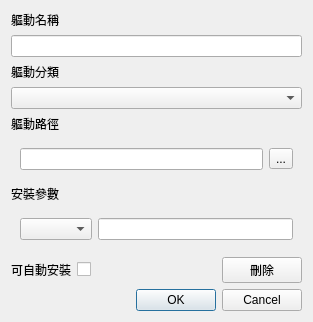
<?xml version="1.0" encoding="UTF-8"?>
<ui version="4.0">
 <class>DriverConfigEditor</class>
 <widget class="QDialog" name="DriverConfigEditor">
  <property name="geometry">
   <rect>
    <x>0</x>
    <y>0</y>
    <width>313</width>
    <height>322</height>
   </rect>
  </property>
  <property name="windowTitle">
   <string>編輯軀動程式設定</string>
  </property>
  <property name="whatsThis">
   <string/>
  </property>
  <property name="autoFillBackground">
   <bool>false</bool>
  </property>
  <property name="styleSheet">
   <string notr="true">font: 10pt &quot;Microsoft JhengHei&quot;;
QLineEdit {
	border: 1px solid grey;
 	border-radius: 3px;
}</string>
  </property>
  <property name="sizeGripEnabled">
   <bool>false</bool>
  </property>
  <property name="modal">
   <bool>false</bool>
  </property>
  <layout class="QVBoxLayout" name="verticalLayout_4">
   <item>
    <layout class="QFormLayout" name="formLayout">
     <property name="sizeConstraint">
      <enum>QLayout::SetDefaultConstraint</enum>
     </property>
     <property name="fieldGrowthPolicy">
      <enum>QFormLayout::AllNonFixedFieldsGrow</enum>
     </property>
     <property name="rowWrapPolicy">
      <enum>QFormLayout::WrapAllRows</enum>
     </property>
     <item row="0" column="0">
      <widget class="QLabel" name="dri_name_label">
       <property name="text">
        <string>軀動名稱</string>
       </property>
      </widget>
     </item>
     <item row="0" column="1">
      <widget class="QLineEdit" name="dri_name_input">
       <property name="inputMethodHints">
        <set>Qt::ImhNone</set>
       </property>
      </widget>
     </item>
     <item row="1" column="0">
      <widget class="QLabel" name="dri_type_label">
       <property name="text">
        <string>軀動分類</string>
       </property>
      </widget>
     </item>
     <item row="1" column="1">
      <widget class="QComboBox" name="dri_type_dropdown"/>
     </item>
     <item row="3" column="0">
      <widget class="QLabel" name="dri_flag_label">
       <property name="text">
        <string>安裝參數</string>
       </property>
      </widget>
     </item>
     <item row="3" column="1">
      <widget class="QWidget" name="dri_flag_area" native="true">
       <layout class="QHBoxLayout" name="horizontalLayout">
        <item>
         <widget class="QComboBox" name="dri_flag_preset_dropdown"/>
        </item>
        <item>
         <widget class="QLineEdit" name="dri_flag_input"/>
        </item>
       </layout>
      </widget>
     </item>
     <item row="2" column="0">
      <widget class="QLabel" name="dri_exe_label">
       <property name="text">
        <string>軀動路徑</string>
       </property>
      </widget>
     </item>
     <item row="2" column="1">
      <widget class="QWidget" name="dri_exe_area" native="true">
       <layout class="QHBoxLayout" name="horizontalLayout_5">
        <item>
         <widget class="QLineEdit" name="dri_exe_input"/>
        </item>
        <item>
         <widget class="QToolButton" name="dri_exe_path_btn">
          <property name="text">
           <string>...</string>
          </property>
         </widget>
        </item>
       </layout>
      </widget>
     </item>
    </layout>
   </item>
   <item>
    <layout class="QHBoxLayout" name="horizontalLayout_3">
     <item>
      <widget class="QLabel" name="dri_autoable_label">
       <property name="text">
        <string>可自動安裝</string>
       </property>
      </widget>
     </item>
     <item>
      <widget class="QCheckBox" name="dri_autoable_checkbox">
       <property name="text">
        <string/>
       </property>
      </widget>
     </item>
     <item>
      <spacer name="horizontalSpacer">
       <property name="orientation">
        <enum>Qt::Horizontal</enum>
       </property>
       <property name="sizeHint" stdset="0">
        <size>
         <width>40</width>
         <height>20</height>
        </size>
       </property>
      </spacer>
     </item>
     <item>
      <widget class="QPushButton" name="del_dri_btn">
       <property name="text">
        <string>刪除</string>
       </property>
      </widget>
     </item>
    </layout>
   </item>
   <item>
    <widget class="QDialogButtonBox" name="action_btns">
     <property name="orientation">
      <enum>Qt::Horizontal</enum>
     </property>
     <property name="standardButtons">
      <set>QDialogButtonBox::Cancel|QDialogButtonBox::Ok</set>
     </property>
    </widget>
   </item>
  </layout>
 </widget>
 <resources/>
 <connections>
  <connection>
   <sender>action_btns</sender>
   <signal>accepted()</signal>
   <receiver>DriverConfigEditor</receiver>
   <slot>accept()</slot>
   <hints>
    <hint type="sourcelabel">
     <x>248</x>
     <y>254</y>
    </hint>
    <hint type="destinationlabel">
     <x>157</x>
     <y>274</y>
    </hint>
   </hints>
  </connection>
  <connection>
   <sender>action_btns</sender>
   <signal>rejected()</signal>
   <receiver>DriverConfigEditor</receiver>
   <slot>reject()</slot>
   <hints>
    <hint type="sourcelabel">
     <x>316</x>
     <y>260</y>
    </hint>
    <hint type="destinationlabel">
     <x>286</x>
     <y>274</y>
    </hint>
   </hints>
  </connection>
 </connections>
</ui>
